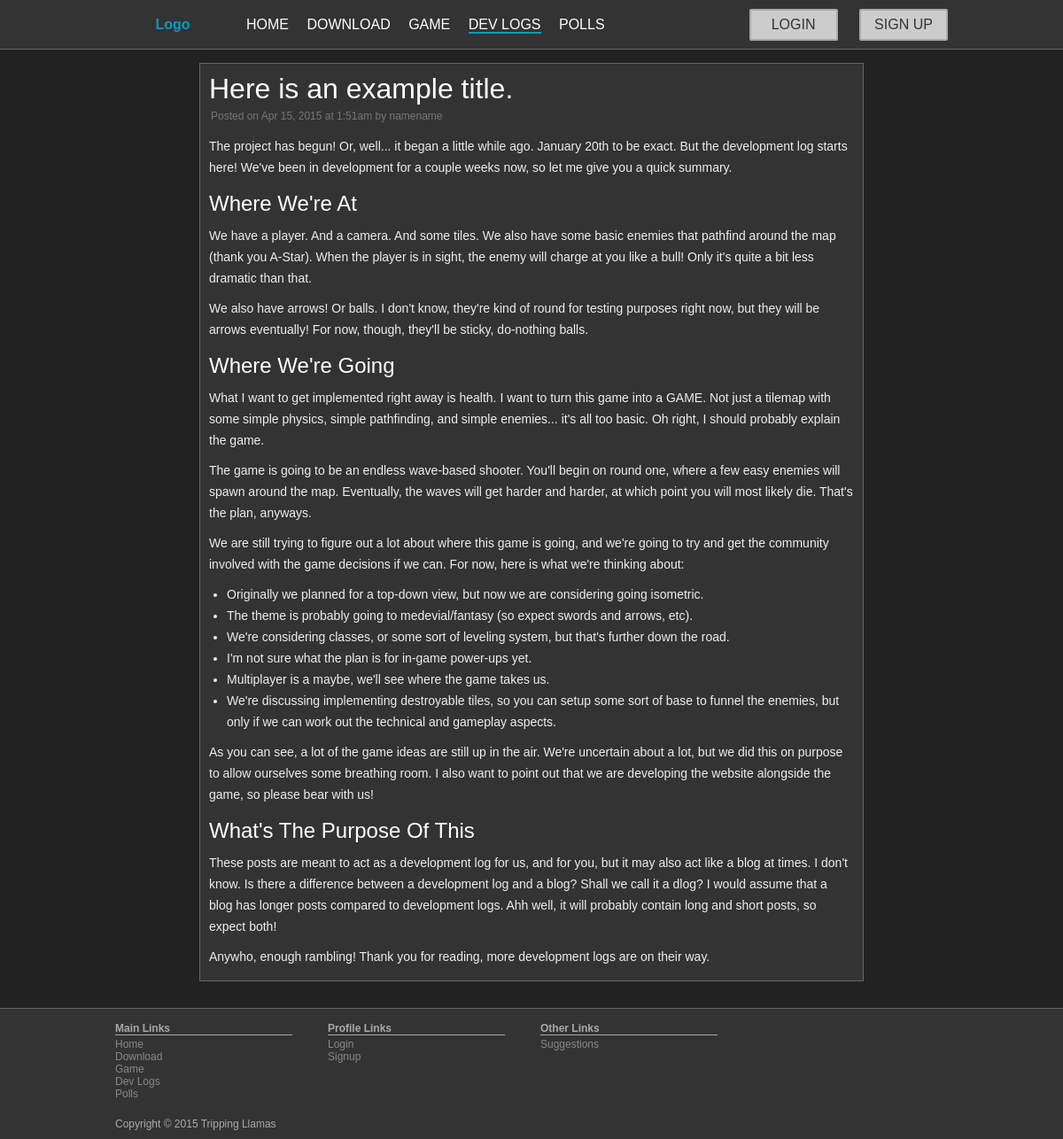
Page /devlog.php?id=1 on the committed database.
### tables this page shows
CREATE TABLE IF NOT EXISTS `post` (
`id` int(11) unsigned NOT NULL,
  `author_id` int(11) unsigned NOT NULL,
  `category_id` int(11) unsigned DEFAULT NULL,
  `updated_at` timestamp NOT NULL DEFAULT CURRENT_TIMESTAMP ON UPDATE CURRENT_TIMESTAMP,
  `title` varchar(255) NOT NULL,
  `content` text NOT NULL,
  `summary` text NOT NULL
);

CREATE TABLE IF NOT EXISTS `user` (
`id` int(10) unsigned NOT NULL,
  `user_name` varchar(30) NOT NULL,
  `password` varchar(100) NOT NULL,
  `real_name` varchar(50) NOT NULL,
  `date_created` timestamp NOT NULL DEFAULT CURRENT_TIMESTAMP,
  `website` varchar(255) DEFAULT NULL,
  `bio` text
);

### devlog.php (the view, shortened to what this page needs)
<?php
$post_id = $_GET["id"];
$query = mysql_query("SELECT * FROM post WHERE id='$post_id'");
if (mysql_num_rows($query) <= 0)
{
	header("Location: 404.php");
	die();
} else
	$post = mysql_fetch_array($query);
$post_title 			= $post["title"];
$post_content			= $post["content"];
$post_time 				= date('M j, Y', strtotime($post["updated_at"])) . " at ";
$post_time				= $post_time . date('g:ia', strtotime($post["updated_at"]));
$post_author_id 	= $post["author_id"];
$temp_query = mysql_query("SELECT * FROM user WHERE id='$post_author_id'");
if (mysql_num_rows($temp_query) > 0)
	$post_author_name = mysql_fetch_array($temp_query)["real_name"];
else
	$post_author_name = "deleted";
?>
<html lang="en">
<head>
	<link rel="stylesheet" href="css/styles.css" />
	<link rel="stylesheet" href="css/devlog.css" />
</head>
<body>
	<?php
	include_once "php/header.php";
	?>
	<main>
		<section id="post">
			<article>
				<?php
				echo "<h1>$post_title</h1>" , PHP_EOL;
				echo "<div class='signature'>Posted on $post_time by ";
				echo   "<address>$post_author_name</address></div>" , PHP_EOL;
				echo $post_content , PHP_EOL;
				?>
			</article>
		</section>
	</main>
	<?php
	include_once "php/footer.php";
	?>
</body>
</html>

### css/styles.css (style rules this page uses)
* { margin: 0; padding: 0; }
html { box-sizing: border-box; }
*, *:before, *:after { box-sizing: inherit; }
address { color: inherit; display: inline; font-style: inherit; }
* { color: #FFF; }
h1, h2, h3, h4 { font-weight: normal; }
h1 { font-size: 32px; }
h2 { font-size: 24px; }
p { color: #EEE; font-size: 14px; line-height: 24px; }
body { background-color: #222; font-family: 'Arial'; }
main { clear: both; padding: 15px 0 30px 0; margin: 0 auto; overflow: hidden; width: 80%; }

### css/devlog.css (style rules this page uses)
#post { float: left; margin-top: 20px; width: 650px; }
#post > article { background-color: #333; border: 1px solid #666; padding: 10px; }
#post > article h1 { overflow: hidden; }
#post > article .signature { color: #777; margin: 5px 0 10px 2px; font-size: 12px; }
#post > article p { padding-bottom: 5px; padding-top: 5px; }
#post > article h2 { padding-bottom: 5px; padding-top: 10px; }
#post > article ul { margin-left: 20px; padding-bottom: 5px; padding-top: 5px; }
#post > article li { color: #EEE; font-size: 14px; line-height: 24px; }
@media screen and (max-width: 1250px) { #post { float: none; margin: 0 auto; width: 750px; } }

### rows in the picture
post: title "Here is an example title.", content "The project has begun! Or, well... it began a little while ago. January 20th to be exact. But the development log starts here! We've been in development for a couple weeks now, so let me give you a quick summary. Where We're At We have a player. And a camera. And some tiles. We also have some basic enemies that pathfind around the map (thank you A-Star). When the player is in sight, the enemy will charge at you like a bull! Only it's quite a bit less dramatic than that. We also have arrows! Or balls. I don't know, they're kind of round for testing purposes right now, but they will be arrows eventually! For now, though, they'll be sticky, do-nothing balls. Where We're Going What I want to…"
user: real_name "namename"

### other values in the picture
$post_time "Apr 15, 2015 at 1:51am"
